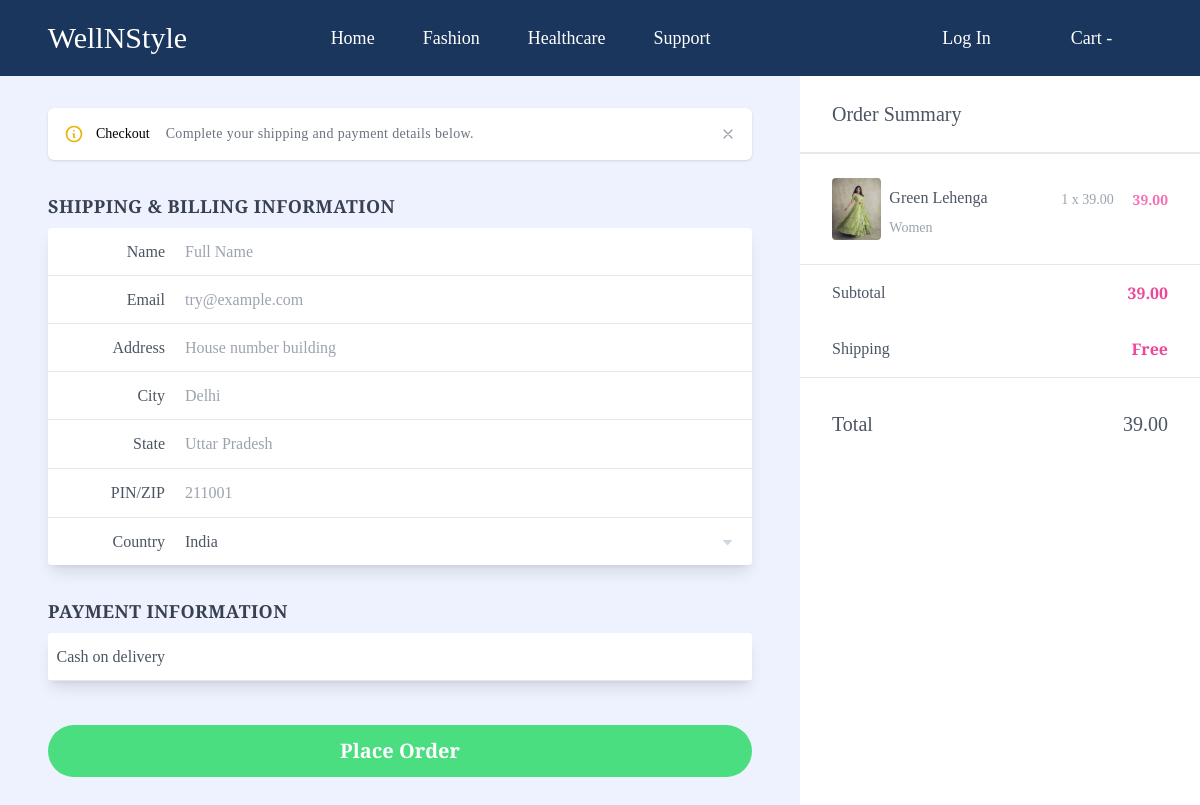
The app's page /order/2/ with its own data.
### ecom/models.py (models this page shows, shortened)
class Product(models.Model):
    name = models.CharField(max_length=255)
    description = models.TextField()
    price = models.DecimalField(max_digits=10, decimal_places=2)
    category = models.ForeignKey(Category, on_delete=models.CASCADE)
    image = models.ImageField(upload_to='product/img')
    stock_quantity = models.IntegerField()

class Category(models.Model):
    name = models.CharField(max_length=100)
    description = models.TextField(blank=True)
    parent_category = models.ForeignKey('self', on_delete=models.CASCADE, null=True, blank=True)
    def __str__(self):
        return self.name

### ecom/views.py (the view)
# urls.py: path('order/<int:product_id>/', order_it, name='order'),
def order_it(request,product_id):
	product = get_object_or_404(Product, pk=product_id)
	return render(request,'ecom/order.html',{'product': product})

### ecom/templates/ecom/order.html (shortened to what this page needs)
{% extends 'ecom/base.html' %}
{% load static %}
{% block css %}
<link href="https://unpkg.com/tailwindcss@^2/dist/tailwind.min.css" rel="stylesheet">
{% endblock %}
{% block body %}
<div class="h-screen grid grid-cols-3">
    <div class="lg:col-span-2 col-span-3 bg-indigo-50 space-y-8 px-12">
        <div class="mt-8 p-4 relative flex flex-col sm:flex-row sm:items-center bg-white shadow rounded-md">
            <div class="flex flex-row items-center border-b sm:border-b-0 w-full sm:w-auto pb-4 sm:pb-0">
                <div class="text-yellow-500">
                    <svg xmlns="http://www.w3.org/2000/svg" class="w-6 sm:w-5 h-6 sm:h-5" fill="none" viewBox="0 0 24 24" stroke="currentColor">
                        <path stroke-linecap="round" stroke-linejoin="round" stroke-width="2" d="M13 16h-1v-4h-1m1-4h.01M21 12a9 9 0 11-18 0 9 9 0 0118 0z" />
                    </svg>
                </div>
                <div class="text-sm font-medium ml-3">Checkout</div>
            </div>
            <div class="text-sm tracking-wide text-gray-500 mt-4 sm:mt-0 sm:ml-4">Complete your shipping and payment details below.</div>
            <div class="absolute sm:relative sm:top-auto sm:right-auto ml-auto right-4 top-4 text-gray-400 hover:text-gray-800 cursor-pointer">
                <svg class="w-4 h-4" fill="none" stroke="currentColor" viewBox="0 0 24 24" xmlns="http://www.w3.org/2000/svg"><path stroke-linecap="round" stroke-linejoin="round" stroke-width="2" d="M6 18L18 6M6 6l12 12"></path></svg>
            </div>
        </div>
        <div class="rounded-md">
            <form id="payment-form" method="POST" action="{% url 'place_order' %}">
                <section>
                    <h2 class="uppercase tracking-wide text-lg font-semibold text-gray-700 my-2">Shipping & Billing Information</h2>
                    <fieldset class="mb-3 bg-white shadow-lg rounded text-gray-600">
                        <label class="flex border-b border-gray-200 h-12 py-3 items-center">
                            <span class="text-right px-2">Name</span>
                            <input name="name" class="focus:outline-none px-3" placeholder="Full Name" required="">
                        </label>
                        <label class="flex border-b border-gray-200 h-12 py-3 items-center">
                            <span class="text-right px-2">Email</span>
                            <input name="email" type="email" class="focus:outline-none px-3" placeholder="try@example.com" required="">
                        </label>
                        <label class="flex border-b border-gray-200 h-12 py-3 items-center">
                            <span class="text-right px-2">Address</span>
                            <input name="address" class="focus:outline-none px-3" placeholder="House number building ">
                        </label>
                        <label class="flex border-b border-gray-200 h-12 py-3 items-center">
                            <span class="text-right px-2">City</span>
                            <input name="city" class="focus:outline-none px-3" placeholder="Delhi">
                        </label>
                        <label class="inline-flex w-2/4 border-gray-200 py-3">
                            <span class="text-right px-2">State</span>
                            <input name="state" class="focus:outline-none px-3" placeholder="Uttar Pradesh">
                        </label>
                        <label class="xl:w-1/4 xl:inline-flex items-center flex xl:border-none border-t border-gray-200 py-3">
                            <span class="text-right px-2 xl:px-0 xl:text-none">PIN/ZIP</span>
                            <input name="postal_code" class="focus:outline-none px-3" placeholder="211001">
                        </label>
                        <label class="flex border-t border-gray-200 h-12 py-3 items-center select relative">
                            <span class="text-right px-2">Country</span>
                            <div id="country" class="focus:outline-none px-3 w-full flex items-center">
                                <select name="country" class="border-none bg-transparent flex-1 cursor-pointer appearance-none focus:outline-none">
                                    <option value="IN" selected="selected">India</option>
                                </select>
                            </div>
                        </label>
                    </fieldset>
                </section>
            </div>
            <div class="rounded-md">
                <section>
                    <h2 class="uppercase tracking-wide text-lg font-semibold text-gray-700 my-2">Payment Information</h2>
                    <fieldset class="mb-3 bg-white shadow-lg rounded text-gray-600">
                        <label class="flex border-b border-gray-200 h-12 py-3 items-center">
                            <span class="text-right px-2">Cash on delivery</span>
                        </label>
                    </fieldset>
                </section>
            </div>
            <button type="submit" class="submit-button px-4 py-3 rounded-full bg-green-400 text-white focus:ring focus:outline-none w-full text-xl font-semibold transition-colors hover:bg-green-800">
                Place Order
            </button>
    </div>
    <div class="col-span-1 bg-white lg:block hidden">
        <h1 class="py-6 border-b-2 text-xl text-gray-600 px-8">Order Summary</h1>
        <ul class="py-6 border-b space-y-6 px-8">
            <li class="grid grid-cols-6 gap-2 border-b-1">
                <div class="col-span-1 self-center">
                    <img src="/media/{{product.image}}" alt="Product" class="rounded w-full">
                </div>
                <div class="flex flex-col col-span-3 pt-2">
                    <span class="text-gray-600 text-md font-semi-bold">{{product.name}}</span>
                    <span class="text-gray-400 text-sm inline-block pt-2">{{product.category}}</span>
                </div>
                <div class="col-span-2 pt-3">
                    <div class="flex items-center space-x-2 text-sm justify-between">
                        <span class="text-gray-400">1 x {{product.price}}</span>
                        <span class="text-pink-400 font-semibold inline-block">{{product.price}}</span>
                    </div>
                </div>
            </li>
        </ul>
        <div class="px-8 border-b">
            <div class="flex justify-between py-4 text-gray-600">
                <span>Subtotal</span>
                <span class="font-semibold text-pink-500">{{product.price}}</span>
            </div>
            <div class="flex justify-between py-4 text-gray-600">
                <span>Shipping</span>
                <span class="font-semibold text-pink-500">Free</span>
            </div>
        </div>
        <div class="font-semibold text-xl px-8 flex justify-between py-8 text-gray-600">
            <span>Total</span>
            <span>{{product.price}}</span>
        </div>
    </div>
</div>
{% endblock %}

### ecom/static/css/style.css (style rules this page uses)
* { font-family: "Josefin Slab", serif; font-optical-sizing: auto; font-weight: 400; font-style: normal; }

### ecom/templates/ecom/order.html (style rules this page uses)
* { margin: 0; padding: 0; }
fieldset label span { min-width: 125px; }
fieldset .select::after { content: ''; position: absolute; width: 9px; height: 5px; right: 20px; top: 50%; margin-top: -2px; pointer-events: none; }

### records on screen
Product: image (picture), name "Green Lehenga", category "Women", price "39.00"
